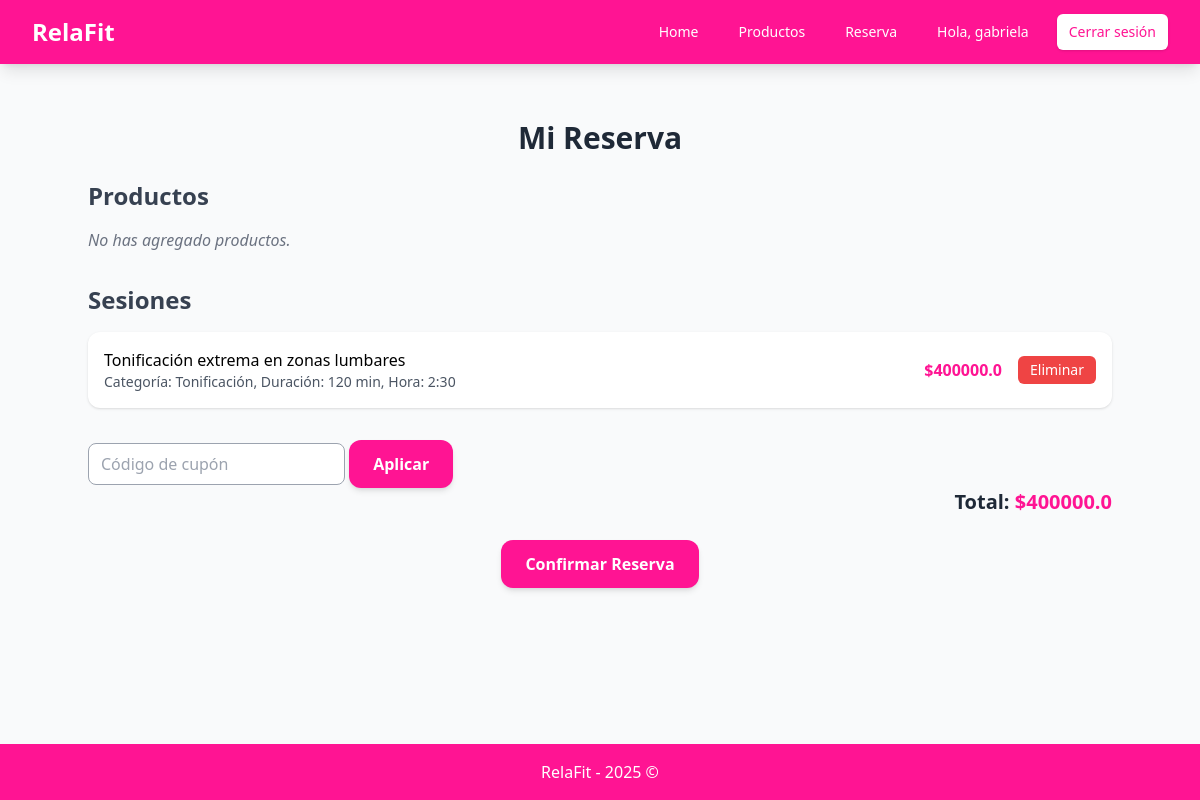
The page /reserva/ (signed in) on the database its author committed.
### Sesion/models.py (models this page shows, shortened)
class Usuario(models.Model):
    idUsuario = models.AutoField(primary_key = True)
    nombreCompletoUsuario = models.CharField(blank = False, null = False)
    correoUsuario = models.CharField(blank = False, null = False)
    contraseñaUsuario = models.CharField(blank = False, null = False)
    tipoUsuario = models.CharField(
        max_length=10,
        choices=[("cliente", "Cliente"), ("admin", "Administrador")],
        default="cliente"
    )

class Sesion(models.Model):
    idSesion = models.AutoField(primary_key= True)
    nombreSesion = models.CharField(blank = False, null = False)
    categoriaSesion = models.CharField(blank = False, null = False)
    descripcionSesion = models.TextField(blank = False, null = False)
    imagenSesion = models.ImageField(upload_to="sesiones/" , blank = False, null = False)
    precioSesion = models.FloatField(blank = False, null = False)
    duracionSesion = models.IntegerField(blank = False, null = False) #en minutos
    horaSesion = models.CharField(blank = False, null = False)
    reservaSesion = models.ForeignKey('Reserva', on_delete=models.CASCADE, related_name="sesion", blank = True, null = True)

class Reserva(models.Model):
    idReserva = models.AutoField(primary_key=True)
    usuario = models.ForeignKey(
        'Usuario',
        on_delete=models.CASCADE,
        related_name='reservas',
        null=True,
        blank=True
    )
    fechaReserva = models.DateField(auto_now_add=True)
    horaReserva = models.TimeField(auto_now_add=True)
    precioFinalReserva = models.FloatField(default=0.0)  # 👈 inicializa en 0
    numeroPersonasReserva = models.IntegerField(blank = True, null = True)
    reservaCupon = models.OneToOneField(
        'Cupon',
        on_delete=models.CASCADE,
        null=True,
        blank=True
    )
    productos = models.ManyToManyField(
        'Producto',
        blank=True,
        related_name='reservas'
    )
    sesiones = models.ManyToManyField(
        'Sesion',
        blank=True,
        related_name='reservas'
    )
    estado = models.CharField(
    max_length=20,
    choices=[('activa', 'Activa'), ('enviada', 'Enviada')],
    default='activa'
)

### Sesion/views.py (the view, shortened to what this page needs)
# urls.py: path("reserva/", ReservaPageView.as_view(), name = 'reserva'),
class ReservaPageView(TemplateView):
    template_name = "reserva.html"
    def get_context_data(self, **kwargs):
        context = super().get_context_data(**kwargs)
        usuario_id = self.request.session.get("usuario_id")
        if usuario_id:
            usuario = get_object_or_404(Usuario, idUsuario=usuario_id)
            reserva, created = Reserva.objects.get_or_create(
            usuario=usuario,
            estado="activa",
            defaults={"precioFinalReserva": 0}
        )
            if reserva:
                context["reserva"] = reserva
        return context

### Sesion/templates/reserva.html (shortened to what this page needs)
{% extends "base.html" %}
{% load static %}
{% block content %}
<div class="max-w-5xl mx-auto py-8">
    <h1 class="text-3xl font-bold text-gray-800 mb-6 text-center">Mi Reserva</h1>
    {% if reserva %}
        <div class="mb-8">
            <h2 class="text-2xl font-semibold text-gray-700 mb-4">Productos</h2>
            {% if reserva.productos.exists %}
                <ul class="space-y-3">
                    {% for p in reserva.productos.all %}
                        <li class="flex justify-between items-center bg-white shadow p-4 rounded-xl">
                            <div>
                                <span class="font-medium">{{ p.nombreProducto }}</span>
                                <span class="text-gray-500">(x{{ p.cantidadDeProducto }})</span>
                                <p class="text-gray-600 text-sm">Tipo: {{ p.tipoProducto }}, Marca: {{ p.marcaProducto }}</p>
                            </div>
                            <div class="flex items-center space-x-4">
                                <span class="font-semibold text-pink-bright">${{ p.precioDeProducto }}</span>
                                <form method="post">
                                    {% csrf_token %}
                                    <input type="hidden" name="eliminar_producto_id" value="{{ p.idProducto }}">
                                    <button type="submit" class="bg-red-500 hover:bg-red-600 text-white px-3 py-1 rounded-md text-sm">
                                        Eliminar
                                    </button>
                                </form>
                            </div>
                        </li>
                    {% endfor %}
                </ul>
            {% else %}
                <p class="text-gray-500 italic">No has agregado productos.</p>
            {% endif %}
        </div>
        <div class="mb-8">
            <h2 class="text-2xl font-semibold text-gray-700 mb-4">Sesiones</h2>
            {% if reserva.sesiones.exists %}
                <ul class="space-y-3">
                    {% for s in reserva.sesiones.all %}
                        <li class="flex justify-between items-center bg-white shadow p-4 rounded-xl">
                            <div>
                                <span class="font-medium">{{ s.nombreSesion }}</span>
                                <p class="text-gray-600 text-sm">Categoría: {{ s.categoriaSesion }}, Duración: {{ s.duracionSesion }} min, Hora: {{ s.horaSesion }}</p>
                            </div>
                            <div class="flex items-center space-x-4">
                                <span class="font-semibold text-pink-bright">${{ s.precioSesion }}</span>
                                <form method="post">
                                    <button type="submit" class="bg-red-500 hover:bg-red-600 text-white px-3 py-1 rounded-md text-sm">
                                        Eliminar
                                    </button>
                                </form>
                            </div>
                        </li>
                    {% endfor %}
                </ul>
            {% else %}
                <p class="text-gray-500 italic">No has agregado sesiones.</p>
            {% endif %}
        </div>
        <form method="post">
            <input
                type="text"
                name="codigo_cupon"
                placeholder="Código de cupón"
                class="border border-gray-400 rounded-lg px-3 py-2 focus:outline-none focus:ring-2 focus:ring-pink-400"
            >
            <button
                type="submit"
                class="bg-pink-bright hover:bg-pink-bright-dark text-white px-6 py-3 rounded-xl shadow-md font-semibold transition"
            >
                Aplicar
            </button>
        </form>
        <div class="text-right">
            <p class="text-xl font-bold text-gray-800">
                Total: <span class="text-pink-bright">${{ reserva.precioFinalReserva }}</span>
            </p>
        </div>
        <div class="mt-6 text-center">
            <form method="post" onsubmit="return confirmarReserva()">
                <button type="submit" name = "confirmar" class="bg-pink-bright hover:bg-pink-bright-dark text-white px-6 py-3 rounded-xl shadow-md font-semibold transition">
                    Confirmar Reserva
                </button>
            </form>
        </div>
    {% else %}
        <p class="text-gray-500 text-center italic">Tu carrito está vacío.</p>
    {% endif %}
</div>
{% endblock %}

### Sesion/templates/base.html (shortened to what this page needs)
<!DOCTYPE html>
<html lang="es">
<head>
    <script src="https://cdn.tailwindcss.com"></script>
</head>
<body class="min-h-screen bg-gray-50 flex flex-col">
    <nav class="bg-pink-bright shadow-lg sticky top-0 z-50">
        <div class="max-w-7xl mx-auto px-4 sm:px-6 lg:px-8">
            <div class="flex justify-between items-center h-16">
                <div class="flex items-center">
                    <h1 class="text-2xl font-bold text-white">RelaFit</h1>
                </div>
                <div class="hidden md:block">
                    <div class="ml-10 flex items-baseline space-x-4">
                        {% if request.session.usuario_id %}
                            {% if request.session.usuario_tipo == "admin" %}
                                <a href="{% url 'productos_list' %}"
                                class="text-white hover:bg-pink-bright-dark px-3 py-2 rounded-md text-sm font-medium">
                                    Gestionar Productos
                                </a>
                                <a href="{% url 'sesiones_list' %}"
                                class="text-white hover:bg-pink-bright-dark px-3 py-2 rounded-md text-sm font-medium">
                                    Gestionar Sesiones
                                </a>
                                <a href="{% url 'cupon_list' %}"
                                class="text-white hover:bg-pink-bright-dark px-3 py-2 rounded-md text-sm font-medium">
                                    Gestionar Cupones
                                </a>
                                <span class="text-white px-3 py-2 rounded-md text-sm font-medium">Hola, {{ request.session.usuario_nombre }}</span>
                                <a href="{% url 'logout' %}"
                                class="bg-white text-pink-bright hover:bg-gray-100 px-3 py-2 rounded-md text-sm font-medium shadow">
                                    Cerrar sesión
                                </a>
                            {% else %}
                                <a href="{% url 'home' %}"
                                class="text-white hover:bg-pink-bright-dark px-3 py-2 rounded-md text-sm font-medium">
                                    Home
                                </a>
                                <a href="{% url 'producto' %}"
                                class="text-white hover:bg-pink-bright-dark px-3 py-2 rounded-md text-sm font-medium">
                                    Productos
                                </a>
                                <a href="{% url 'reserva' %}"
                                class="text-white hover:bg-pink-bright-dark px-3 py-2 rounded-md text-sm font-medium">
                                    Reserva
                                </a>
                                <span class="text-white px-3 py-2 rounded-md text-sm font-medium">Hola, {{ request.session.usuario_nombre }}</span>
                                <a href="{% url 'logout' %}"
                                class="bg-white text-pink-bright hover:bg-gray-100 px-3 py-2 rounded-md text-sm font-medium shadow">
                                    Cerrar sesión
                                </a>
                            {% endif %}
                        {% endif %}
                    </div>
                </div>
            </div>
        </div>
    </nav>
    <main class="flex-grow">
        <div class="max-w-7xl mx-auto py-6 sm:px-6 lg:px-8">
            {% block content %}
            {% endblock %}
        </div>
    </main>
    <footer class="bg-pink-bright">
        <div class="max-w-7xl mx-auto py-4 px-4 sm:px-6 lg:px-8">
            <div class="text-center">
                <p class="text-white font-medium">RelaFit - 2025 ©</p>
            </div>
        </div>
    </footer>
</body>
</html>

### rows shown on the page
Usuario: session.usuario_nombre "gabriela"
Sesion: nombreSesion "Tonificación extrema en zonas lumbares", categoriaSesion "Tonificación", duracionSesion "120", horaSesion "2:30", precioSesion "400000.0"
Reserva: precioFinalReserva "400000.0"
